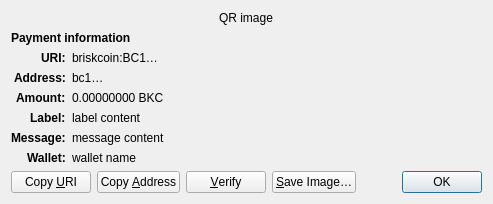
<?xml version="1.0" encoding="UTF-8"?>
<ui version="4.0">
 <class>ReceiveRequestDialog</class>
 <widget class="QDialog" name="ReceiveRequestDialog">
  <property name="geometry">
   <rect>
    <x>0</x>
    <y>0</y>
    <width>413</width>
    <height>229</height>
   </rect>
  </property>
  <property name="windowTitle">
   <string>Request payment to …</string>
  </property>
  <layout class="QGridLayout" name="gridLayout" columnstretch="0,1">
   <property name="sizeConstraint">
    <enum>QLayout::SetFixedSize</enum>
   </property>
   <item row="0" column="0" colspan="2" alignment="Qt::AlignHCenter">
    <widget class="QRImageWidget" name="qr_code">
     <property name="text">
      <string notr="true">QR image</string>
     </property>
     <property name="textInteractionFlags">
      <set>Qt::NoTextInteraction</set>
     </property>
    </widget>
   </item>
   <item row="1" column="0" colspan="2">
    <widget class="QLabel" name="payment_header">
     <property name="font">
      <font>
       <weight>75</weight>
       <bold>true</bold>
      </font>
     </property>
     <property name="text">
      <string>Payment information</string>
     </property>
     <property name="textInteractionFlags">
      <set>Qt::NoTextInteraction</set>
     </property>
    </widget>
   </item>
   <item row="2" column="0" alignment="Qt::AlignRight|Qt::AlignTop">
    <widget class="QLabel" name="uri_tag">
     <property name="font">
      <font>
       <weight>75</weight>
       <bold>true</bold>
      </font>
     </property>
     <property name="text">
      <string notr="true">URI:</string>
     </property>
     <property name="textFormat">
      <enum>Qt::PlainText</enum>
     </property>
     <property name="textInteractionFlags">
      <set>Qt::NoTextInteraction</set>
     </property>
    </widget>
   </item>
   <item row="2" column="1" alignment="Qt::AlignTop">
    <widget class="QLabel" name="uri_content">
     <property name="text">
      <string notr="true">briskcoin:BC1…</string>
     </property>
     <property name="textFormat">
      <enum>Qt::RichText</enum>
     </property>
     <property name="wordWrap">
      <bool>true</bool>
     </property>
     <property name="textInteractionFlags">
      <set>Qt::TextSelectableByMouse</set>
     </property>
    </widget>
   </item>
   <item row="3" column="0" alignment="Qt::AlignRight|Qt::AlignTop">
    <widget class="QLabel" name="address_tag">
     <property name="font">
      <font>
       <weight>75</weight>
       <bold>true</bold>
      </font>
     </property>
     <property name="text">
      <string>Address:</string>
     </property>
     <property name="textInteractionFlags">
      <set>Qt::NoTextInteraction</set>
     </property>
    </widget>
   </item>
   <item row="3" column="1" alignment="Qt::AlignTop">
    <widget class="QLabel" name="address_content">
     <property name="text">
      <string notr="true">bc1…</string>
     </property>
     <property name="textFormat">
      <enum>Qt::PlainText</enum>
     </property>
     <property name="textInteractionFlags">
      <set>Qt::TextSelectableByMouse</set>
     </property>
    </widget>
   </item>
   <item row="4" column="0" alignment="Qt::AlignRight|Qt::AlignTop">
    <widget class="QLabel" name="amount_tag">
     <property name="font">
      <font>
       <weight>75</weight>
       <bold>true</bold>
      </font>
     </property>
     <property name="text">
      <string>Amount:</string>
     </property>
     <property name="textInteractionFlags">
      <set>Qt::NoTextInteraction</set>
     </property>
    </widget>
   </item>
   <item row="4" column="1" alignment="Qt::AlignTop">
    <widget class="QLabel" name="amount_content">
     <property name="text">
      <string notr="true">0.00000000 BKC</string>
     </property>
     <property name="textFormat">
      <enum>Qt::PlainText</enum>
     </property>
     <property name="textInteractionFlags">
      <set>Qt::TextSelectableByMouse</set>
     </property>
    </widget>
   </item>
   <item row="5" column="0" alignment="Qt::AlignRight|Qt::AlignTop">
    <widget class="QLabel" name="label_tag">
     <property name="font">
      <font>
       <weight>75</weight>
       <bold>true</bold>
      </font>
     </property>
     <property name="text">
      <string>Label:</string>
     </property>
     <property name="textInteractionFlags">
      <set>Qt::NoTextInteraction</set>
     </property>
    </widget>
   </item>
   <item row="5" column="1" alignment="Qt::AlignTop">
    <widget class="QLabel" name="label_content">
     <property name="text">
      <string notr="true">label content</string>
     </property>
     <property name="textFormat">
      <enum>Qt::PlainText</enum>
     </property>
     <property name="wordWrap">
      <bool>true</bool>
     </property>
     <property name="textInteractionFlags">
      <set>Qt::TextSelectableByMouse</set>
     </property>
    </widget>
   </item>
   <item row="6" column="0" alignment="Qt::AlignRight|Qt::AlignTop">
    <widget class="QLabel" name="message_tag">
     <property name="font">
      <font>
       <weight>75</weight>
       <bold>true</bold>
      </font>
     </property>
     <property name="text">
      <string>Message:</string>
     </property>
     <property name="textInteractionFlags">
      <set>Qt::NoTextInteraction</set>
     </property>
    </widget>
   </item>
   <item row="6" column="1" alignment="Qt::AlignTop">
    <widget class="QLabel" name="message_content">
     <property name="text">
      <string notr="true">message content</string>
     </property>
     <property name="textFormat">
      <enum>Qt::PlainText</enum>
     </property>
     <property name="wordWrap">
      <bool>true</bool>
     </property>
     <property name="textInteractionFlags">
      <set>Qt::TextSelectableByMouse</set>
     </property>
    </widget>
   </item>
   <item row="7" column="0" alignment="Qt::AlignRight|Qt::AlignTop">
    <widget class="QLabel" name="wallet_tag">
     <property name="font">
      <font>
       <weight>75</weight>
       <bold>true</bold>
      </font>
     </property>
     <property name="text">
      <string>Wallet:</string>
     </property>
     <property name="textInteractionFlags">
      <set>Qt::NoTextInteraction</set>
     </property>
    </widget>
   </item>
   <item row="7" column="1" alignment="Qt::AlignTop">
    <widget class="QLabel" name="wallet_content">
     <property name="text">
      <string notr="true">wallet name</string>
     </property>
     <property name="textFormat">
      <enum>Qt::PlainText</enum>
     </property>
     <property name="wordWrap">
      <bool>true</bool>
     </property>
     <property name="textInteractionFlags">
      <set>Qt::TextSelectableByMouse</set>
     </property>
    </widget>
   </item>
   <item row="8" column="0" colspan="2">
    <layout class="QHBoxLayout" name="horizontalLayout">
     <item>
      <widget class="QPushButton" name="btnCopyURI">
       <property name="text">
        <string>Copy &amp;URI</string>
       </property>
       <property name="autoDefault">
        <bool>false</bool>
       </property>
      </widget>
     </item>
     <item>
      <widget class="QPushButton" name="btnCopyAddress">
       <property name="text">
        <string>Copy &amp;Address</string>
       </property>
       <property name="autoDefault">
        <bool>false</bool>
       </property>
      </widget>
     </item>
     <item>
      <widget class="QPushButton" name="btnVerify">
       <property name="text">
        <string>&amp;Verify</string>
       </property>
       <property name="toolTip">
        <string>Verify this address on e.g. a hardware wallet screen</string>
       </property>
       <property name="autoDefault">
        <bool>false</bool>
       </property>
      </widget>
     </item>
     <item>
      <widget class="QPushButton" name="btnSaveAs">
       <property name="text">
        <string>&amp;Save Image…</string>
       </property>
       <property name="autoDefault">
        <bool>false</bool>
       </property>
      </widget>
     </item>
     <item>
      <spacer name="horizontalSpacer_2">
       <property name="orientation">
        <enum>Qt::Horizontal</enum>
       </property>
       <property name="sizeHint" stdset="0">
        <size>
         <width>40</width>
         <height>20</height>
        </size>
       </property>
      </spacer>
     </item>
     <item>
      <widget class="QDialogButtonBox" name="buttonBox">
       <property name="focusPolicy">
        <enum>Qt::StrongFocus</enum>
       </property>
       <property name="standardButtons">
        <set>QDialogButtonBox::Ok</set>
       </property>
      </widget>
     </item>
    </layout>
   </item>
  </layout>
 </widget>
 <customwidgets>
  <customwidget>
   <class>QRImageWidget</class>
   <extends>QLabel</extends>
   <header>qt/qrimagewidget.h</header>
  </customwidget>
 </customwidgets>
 <tabstops>
  <tabstop>buttonBox</tabstop>
  <tabstop>btnCopyURI</tabstop>
  <tabstop>btnCopyAddress</tabstop>
  <tabstop>btnSaveAs</tabstop>
 </tabstops>
 <resources/>
 <connections>
  <connection>
   <sender>buttonBox</sender>
   <signal>accepted()</signal>
   <receiver>ReceiveRequestDialog</receiver>
   <slot>accept()</slot>
   <hints>
    <hint type="sourcelabel">
     <x>135</x>
     <y>230</y>
    </hint>
    <hint type="destinationlabel">
     <x>135</x>
     <y>126</y>
    </hint>
   </hints>
  </connection>
 </connections>
</ui>
